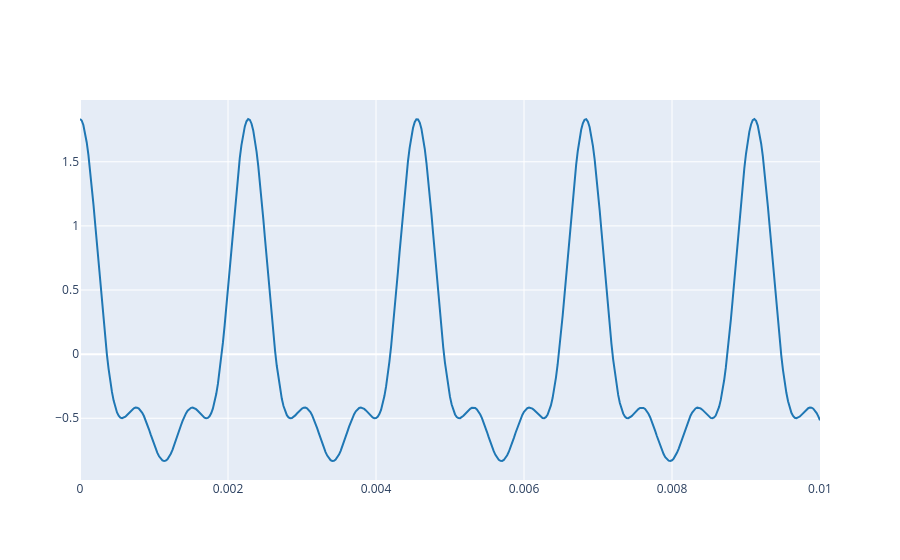

The notebook cell saved with this chart:
### Markdown cell above
### 3. Harmonic signals

Now we will work with harmonic signals. A harmonic signal is built by adding several complex sinusoids, one for each harmonic. The real part of that sum gives the waveform we can hear.

This makes the connection between the complex representation and sound synthesis much clearer: each harmonic contributes a rotating phasor, and the sum of those phasors gives the final waveform.

### Code cell
# Example starter for a harmonic signal
K = 3
f0 = 440
fs = 44100
t = np.arange(0, 0.01, 1.0/fs)
y = np.zeros_like(t, dtype=complex)

for k in range(1, K+1):
    A_k = 1 / k
    phi_k = 0
    y += A_k * np.exp(1j*(2*np.pi*k*f0*t + phi_k))

plot_signals([np.real(y)], fs, name=['synthesized waveform'])

### Figure 1 — Plotly figure (JSON) as saved in the notebook; plotly's stock layout.template omitted (floating-point values rounded to 4 significant figures; data arrays with more than 128 entries replaced by an {"elided": "..."} marker saying what was removed)
{"data": [{"line": {"color": "#1f77b4", "shape": "linear"}, "mode": "lines", "name": "synthesized waveform", "type": "scatter", "x": {"elided": "441 float values"}, "y": {"elided": "441 float values"}}], "layout": {}}
